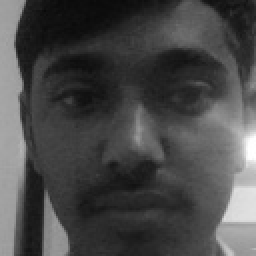
#> input picture dataset/Adarsh Kumar/0.jpg, 128 x 128 px (shown 2 times larger); its folder holds only this picture in this run
$ python train_model.py
#> lines starting #> are read from the running program, lines starting #| are printed output that depends on the picture
### core/lbp.py
import cv2
import numpy as np

def compute_lbp(image):
    h, w = image.shape
    lbp = np.zeros((h, w), dtype=np.uint8)

    for i in range(1, h-1):
        for j in range(1, w-1):
            center = image[i, j]
            binary = ''

            neighbors = [
                image[i-1, j-1], image[i-1, j], image[i-1, j+1],
                image[i, j+1], image[i+1, j+1], image[i+1, j],
                image[i+1, j-1], image[i, j-1]
            ]

            for n in neighbors:
                binary += '1' if n >= center else '0'

            lbp[i, j] = int(binary, 2)

    return lbp


def compute_lbph(lbp, grid_x=8, grid_y=8):
    h, w = lbp.shape
    grid_h = h // grid_y
    grid_w = w // grid_x

    features = []

    for y in range(grid_y):
        for x in range(grid_x):
            grid = lbp[y*grid_h:(y+1)*grid_h,
                       x*grid_w:(x+1)*grid_w]

            hist = cv2.calcHist([grid], [0], None, [256], [0,256])
            hist = cv2.normalize(hist, hist).flatten()

            features.extend(hist)

    return np.array(features)

### core/train_model.py
import cv2
import os
import numpy as np
import pickle
import matplotlib.pyplot as plt

from sklearn.model_selection import train_test_split
from sklearn.ensemble import RandomForestClassifier
from sklearn.metrics import accuracy_score, confusion_matrix, ConfusionMatrixDisplay

from config import DATASET_PATH, MODEL_PATH, IMG_SIZE
from lbp import compute_lbp, compute_lbph

X, y = [], []

for person in os.listdir(DATASET_PATH):
    for img_name in os.listdir(f"{DATASET_PATH}/{person}"):

        img = cv2.imread(f"{DATASET_PATH}/{person}/{img_name}",0)
#> img is the input picture: shape (128, 128); min 9, max 255, mean 72.7
        img = cv2.resize(img,(IMG_SIZE,IMG_SIZE))

        lbp = compute_lbp(img)
#> after the loop in compute_lbp, `for i in range(1, h-1):`:
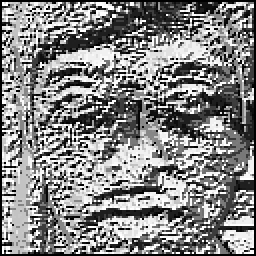
#> lbp: shape (128, 128) (shown 2 times larger); min 0, max 255, mean 131.9
        features = compute_lbph(lbp)
#> after the loop in compute_lbph, `for y in range(grid_y):`: features = 16384 values, max 0.841 at index 10435, min 0 at index 2, mean 0.0198

        X.append(features)
        y.append(person)
#> pass 2 of the loop `for person in os.listdir(DATASET_PATH):`:
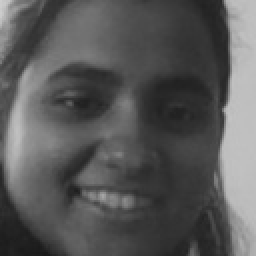
#> input picture dataset/Ragnini Gupta/100.jpg, 128 x 128 px (shown 2 times larger)
#> img is the input picture: shape (128, 128); min 25, max 206, mean 88.6
#> after the loop in compute_lbp (call 2), `for i in range(1, h-1):`:
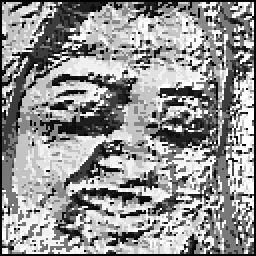
#> lbp: shape (128, 128) (shown 2 times larger); min 0, max 255, mean 146.6
#> `features = compute_lbph(lbp)`: features = 16384 values, max 0.939 at index 10239, min 0 at index 5, mean 0.0159

X, y = np.array(X), np.array(y)

X_train,X_test,y_train,y_test = train_test_split(X,y,test_size=0.2)

model = RandomForestClassifier(n_estimators=100)
model.fit(X_train,y_train)

pred = model.predict(X_test)

print("Accuracy:", accuracy_score(y_test,pred))
#| Accuracy: 0.0

cm = confusion_matrix(y_test,pred)
#> cm = [[0, 0], [1, 0]]
ConfusionMatrixDisplay(cm).plot()
plt.show()
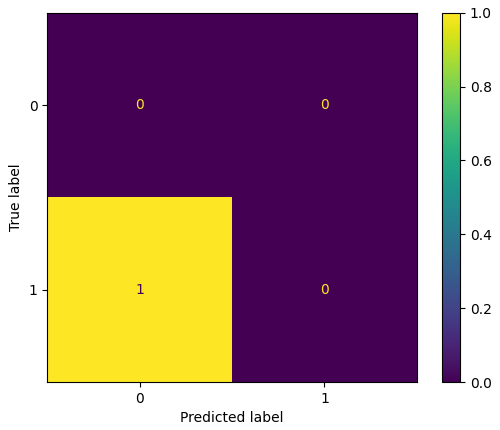
#> figure drawn by matplotlib, 2 panels

with open(MODEL_PATH,"wb") as f:
    pickle.dump(model,f)

print("Model Saved")
